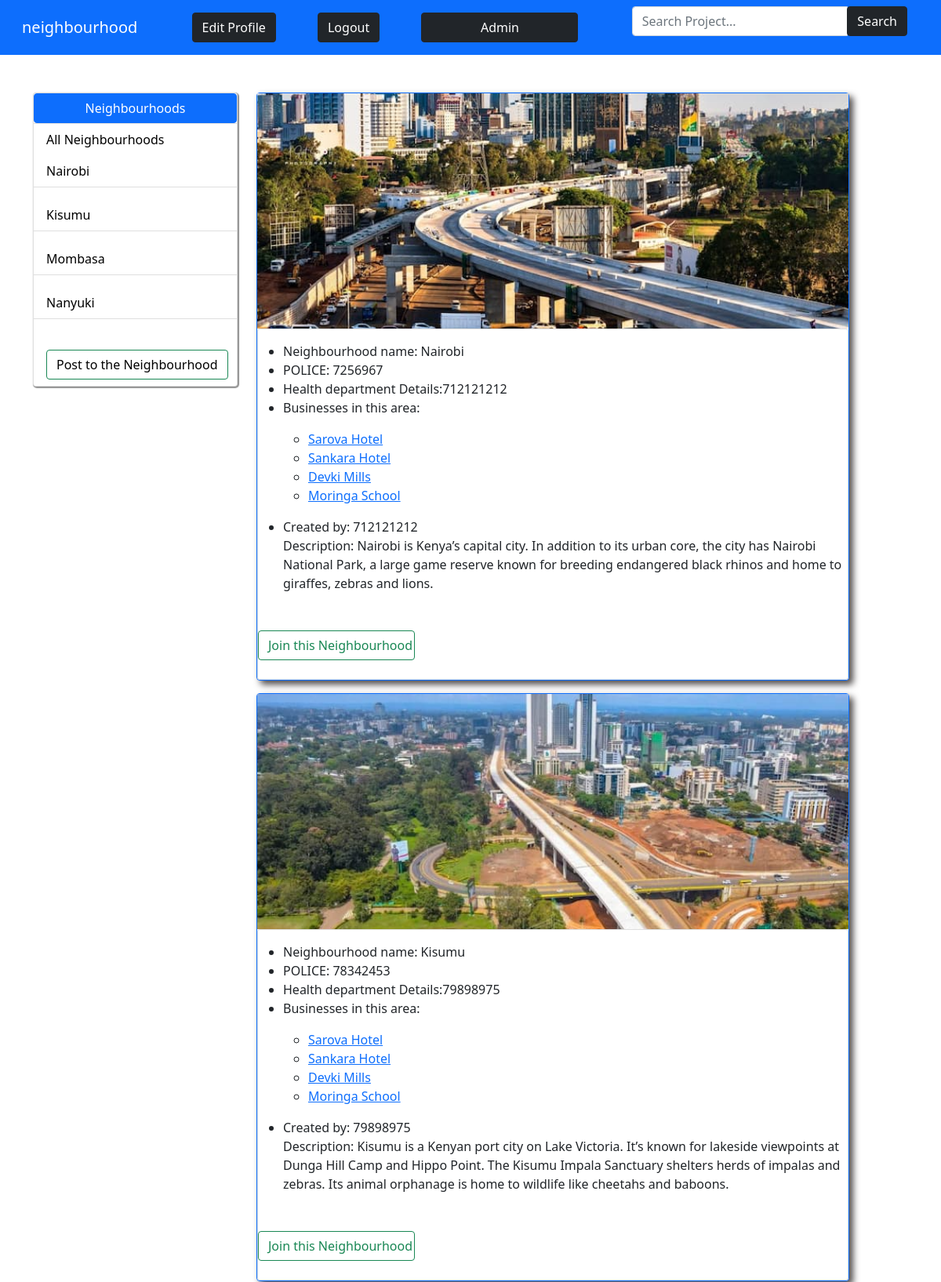
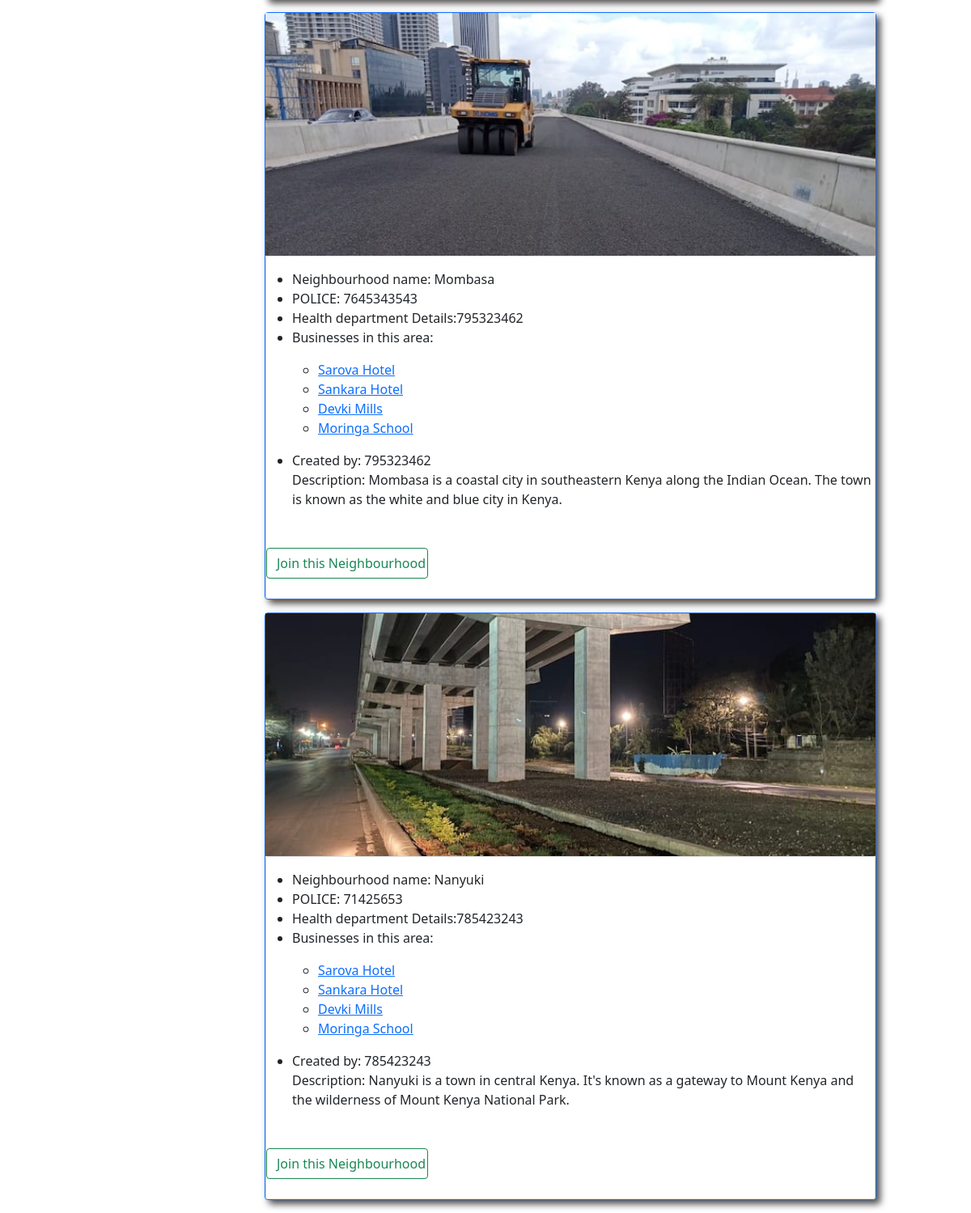
The app's page / (signed in) with its own data (2 pictures, top to bottom).
### neighbourhood/models.py (models this page shows, shortened)
class Neighborhood(models.Model):
    name = models.CharField(max_length=80)
    location = models.CharField(max_length=80)
    admin = models.ForeignKey("Profile", on_delete=models.CASCADE, related_name='hood')
    image = models.ImageField(upload_to='images/')
    description = models.TextField()
    local_hospital = models.IntegerField(null=True, blank=True)
    police_number = models.IntegerField(null=True, blank=True)

### neighbourhood/views.py (the view)
# urls.py: path('', include('neighbourhood.urls')),
def neighbourhood(request):
    neighbors = Neighborhood.objects.all()
    return render(request, 'neighbourhood/neighbourhoods.html', {'neighbors':neighbors})

### neighbourhood/models.py (called while the page is built)
    def __str__(self):
        return f'{self.user.username} profile'

### neighbourhood/templates/neighbourhood/neighbourhoods.html (shortened to what this page needs)
<html lang="en">
<head>
            <link href="https://cdn.jsdelivr.net/npm/bootstrap@5.0.0-beta1/dist/css/bootstrap.min.css" rel="stylesheet"
>
            <link rel="stylesheet" href="https://cdn.jsdelivr.net/npm/bootstrap@4.0.0/dist/css/bootstrap.min.css">
     <link rel="stylesheet" href="https://use.fontawesome.com/releases/v5.8.2/css/all.css">
     <link href="https://cdn.jsdelivr.net/npm/bootstrap@5.0.0-beta1/dist/css/bootstrap.min.css" rel="stylesheet">
</head>
<body>
    <div>
        <nav class="navbar navbar-dark bg-primary">
          <div class="container-fluid">
            <div class="navbar-header">
              <a class="navbar-brand" style="color: white;">neighbourhood</a>
            </div>
            {% if user.is_authenticated %}
                    <div>
                      <a class="btn btn-dark my-2 my-sm-0" href="">Edit Profile</a>
                   </div>
                      <div>
                        <a class="btn btn-dark my-2 my-sm-0" href="{% url 'logout' %}">Logout</a>
                      </div>
                      <div>
                        <a href="http://127.0.0.1:8000/admin/" class="btn btn-dark my-sm-0" style="width: 200px;">Admin</a>
                      </div>
                    {% endif %}
            <div class="col-sm-4 col-md-4 navbar-right">
              {% if user.is_authenticated %}
              <form class="navbar-form" role="search" action=>
                <div class="input-group">
                  <input type="text" class="form-control" placeholder="Search Project..." name="article">
                  <div class="input-group-btn">
                    <button class="btn btn-dark my-2 my-sm-0" type="submit"> <a href="#search"></a>Search</button>
                  </div>
                </div>
              </form>
              {% endif %}
            </div>
          </div>
        </nav>
      </div>
         <br>
      <br>
      {% if user.is_authenticated %}
      <div class="container">
          <div class="row">
              <div class="col-md-3">
                  <div class="card" style="box-shadow: 1px 1px 1px 1px #929292;">
                      <div class="btn btn-primary" id="search">
                        Neighbourhoods
                      </div>
                      <ul class="list-group list-group-flush">
                        <li class="list-group-item" ><a href=""> All Neighbourhoods</a></li>                 </li>
                       {% for neighbor in neighbors %}
                       <li class="list-group-item"><a href="">{{neighbor.name}}</a></li>
                       <p>
                       {% endfor %}
                        <li class="list-group-item">
                        <li class="list-group-item">
                          <a href="{% url 'add' %}" class="btn btn-outline-success my-6 my-sm-0" >Post to the Neighbourhood</a>
                        </li>
                      </ul>
                    </div>
              </div>
              {% for neighbor in neighbors %}
              <div class="col-md-9" style="width: 780px;">
                  <div class="row" style="width: 780px;">
                    <div class="col-lg-15" style="width: 780px;">
                      <div class="card border-primary mb-3" style="box-shadow: 5px 5px 8px #504c4c;">
                        <img class="image-thumbail" src="{{neighbor.image.url}}" alt="Card image cap" style="height: 300px; object-fit: cover;" >
                        <div class="card">
                            <p>
                                <ul>
                                    <li>Neighbourhood name: {{neighbor.name}}</li>
                                    <li>POLICE: {{neighbor.police_number}}</li>
                                    <li>Health department Details:{{neighbor.local_hospital}}</li>
                                    <li>Businesses in this area:
                                        <p><ul>
                                            <li> <a href="sarovahotels.com">Sarova Hotel</a></li>
                                            <li><a href="https://sankara.com/">Sankara Hotel</a></li>
                                            <li><a href="https://devkigroupke.com/">Devki Mills</a></li>
                                            <li><a href="https://moringaschool.com/">Moringa School</a></li>
                                        </ul></p>
                                    </li>
                                    <li>Created by: {{neighbor.local_hospital}}</li>
                                    <p>Description: {{neighbor.description}}</p>
                                </ul>
                            </p>
                            <a href="" class="btn btn-outline-success my-sm-0" style="width: 200px;">Join this Neighbourhood</a>
                                                         <br>
                        </div>
                      </div>
                    </div>
                    {% empty %}
                      <h3>No neighbourhood added</h3>
                  </div>
              </div>
              {% endfor %}
          </div>
      </div>
      {% endif %}
      <br>
      <br>
</body>
</html>

### neighbourhood/templates/neighbourhood/neighbourhoods.html (style rules this page uses)
.image-thumbail { height: 200px; object-fit: cover; }
.list-group-item a { text-decoration: none; color: black; }

### records on screen
Neighborhood: name "Nairobi", image (picture), police_number "7256967", local_hospital "712121212", description "Nairobi is Kenya’s capital city. In addition to its urban core, the city has Nairobi National Park, a large game reserve known for breeding endangered black rhinos and home to giraffes, zebras and lions."
Neighborhood: name "Kisumu", image (picture), police_number "78342453", local_hospital "79898975", description "Kisumu is a Kenyan port city on Lake Victoria. It’s known for lakeside viewpoints at Dunga Hill Camp and Hippo Point. The Kisumu Impala Sanctuary shelters herds of impalas and zebras. Its animal orphanage is home to wildlife like cheetahs and baboons."
Neighborhood: name "Mombasa", image (picture), police_number "7645343543", local_hospital "795323462", description "Mombasa is a coastal city in southeastern Kenya along the Indian Ocean. The town is known as the white and blue city in Kenya."
Neighborhood: name "Nanyuki", image (picture), police_number "71425653", local_hospital "785423243", description "Nanyuki is a town in central Kenya. It's known as a gateway to Mount Kenya and the wilderness of Mount Kenya National Park."
